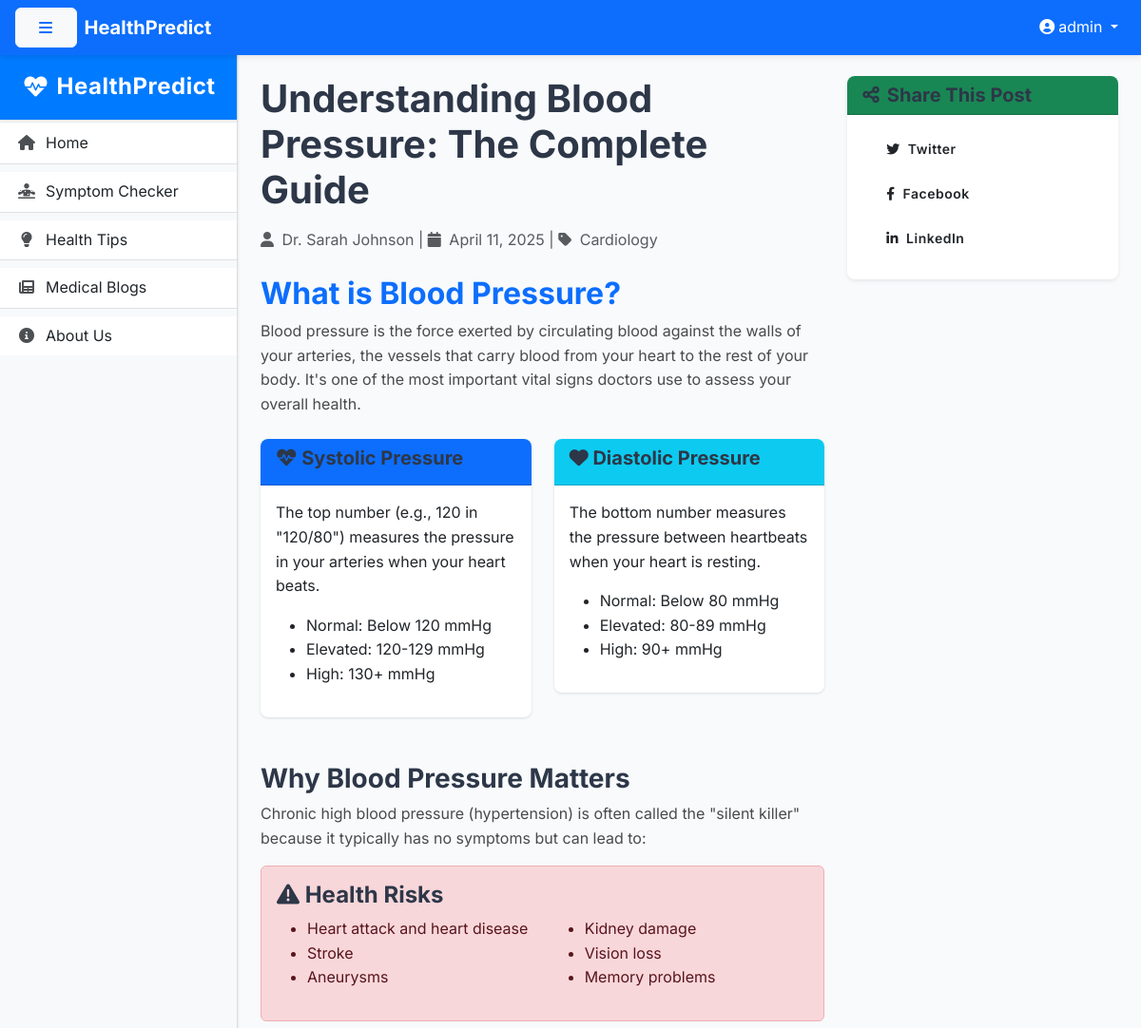
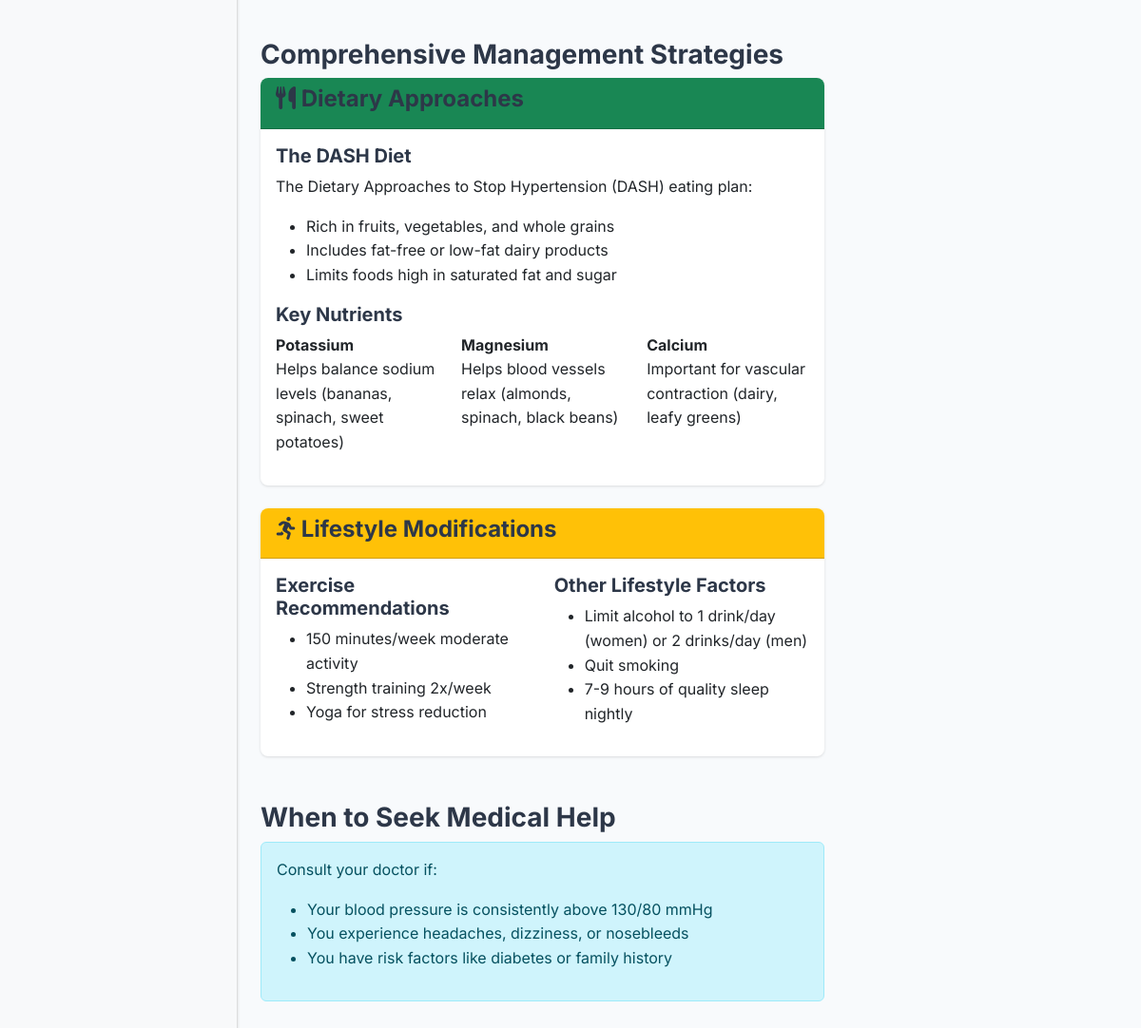
The app's page /blog/understanding-blood-pressure (signed in) with its own data (2 pictures, top to bottom).
### app.py (models this page shows)
class BlogPost(db.Model):
    id = db.Column(db.Integer, primary_key=True)
    title = db.Column(db.String(200), nullable=False)
    content = db.Column(db.Text, nullable=False)
    author = db.Column(db.String(100), nullable=False)
    category = db.Column(db.String(50), nullable=False)
    created_at = db.Column(db.DateTime, default=datetime.utcnow)
    image_url = db.Column(db.String(200))
    slug = db.Column(db.String(300), unique=True)
    excerpt = db.Column(db.String(300))

### app.py (the view)
@app.route('/blog/<string:slug>')
def blog_detail(slug):
    blog = BlogPost.query.filter_by(slug=slug).first_or_404()
    related_blogs = BlogPost.query.filter(
        BlogPost.category == blog.category,
        BlogPost.id != blog.id
    ).order_by(db.func.random()).limit(3).all()
    return render_template('blog_detail.html', blog=blog, related_blogs=related_blogs)

### app.py (called while the page is built)
@app.context_processor
def inject_common_data():
    categories = db.session.query(BlogPost.category).distinct().all()
    recent_blogs = BlogPost.query.order_by(BlogPost.created_at.desc()).limit(3).all()
    return dict(
        categories=[c[0] for c in categories],
        recent_blogs=recent_blogs,
        current_year=datetime.now().year
    )

### templates/blog_detail.html (shortened to what this page needs)
{% extends "base.html" %}
{% block content %}
<div class="row">
    <div class="col-lg-8">
        <article class="blog-post">
            <h1 class="mb-3">{{ blog.title }}</h1>
            <div class="mb-4 text-muted">
                <i class="fas fa-user me-1"></i> {{ blog.author }} |
                <i class="fas fa-calendar me-1"></i> {{ blog.created_at.strftime('%B %d, %Y') }} |
                <i class="fas fa-tag me-1"></i> {{ blog.category }}
            </div>
            <div class="blog-content">
                {{ blog.content|safe }}
            </div>
        </article>
    </div>
    <div class="col-lg-4">
        <div class="card shadow-sm mb-4">
            <div class="card-header bg-success text-white">
                <h5 class="mb-0"><i class="fas fa-share-alt me-2"></i>Share This Post</h5>
            </div>
            <div class="card-body">
                <div class="social-share">
                    <a href="https://twitter.com/share?url={{ request.url }}&text={{ blog.title }}"
                       class="btn btn-sm btn-twitter me-2 mb-2" target="_blank">
                        <i class="fab fa-twitter me-1"></i> Twitter
                    </a>
                    <a href="https://www.facebook.com/sharer/sharer.php?u={{ request.url }}"
                       class="btn btn-sm btn-facebook me-2 mb-2" target="_blank">
                        <i class="fab fa-facebook-f me-1"></i> Facebook
                    </a>
                    <a href="https://www.linkedin.com/shareArticle?mini=true&url={{ request.url }}&title={{ blog.title }}"
                       class="btn btn-sm btn-linkedin mb-2" target="_blank">
                        <i class="fab fa-linkedin-in me-1"></i> LinkedIn
                    </a>
                </div>
            </div>
        </div>
    </div>
</div>
{% endblock %}

### static/css/style.css (style rules this page uses)
:root { --primary: #4e73df; --primary-hover: #3a5ec0; --success: #1cc88a; --info: #36b9cc; --warning: #f6c23e; --danger: #e74a3b; --light: #f8f9fa; --dark: #5a5c69; --transition: all 0.3s cubic-bezier(0.25, 0.8, 0.25, 1); --shadow-sm: 0 1px 3px rgba(0,0,0,0.12); --shadow-md: 0 4px 6px rgba(0,0,0,0.1); --shadow-lg: 0 10px 20px rgba(0,0,0,0.1); }
body { font-family: 'Nunito', -apple-system, BlinkMacSystemFont, sans-serif; line-height: 1.6; color: #4a4a4a; }
.card { border: none; border-radius: 0.5rem; overflow: hidden; transition: var(--transition); box-shadow: var(--shadow-sm); background-color: white; }
h1, h2, h3, h4, h5 { font-weight: 700; color: #2d3748; }
.btn { font-weight: 600; padding: 0.5rem 1.5rem; border-radius: 0.375rem; transition: var(--transition); letter-spacing: 0.5px; }
.card, .feature-card { animation: fadeIn 0.5s ease-out forwards; }

### templates/base.html (style rules this page uses)
body { font-family: 'Inter', sans-serif; background: #f8f9fa; margin: 0; }

### records on screen
BlogPost: title "Understanding Blood Pressure: The Complete Guide", author "Dr. Sarah Johnson", created_at "April 11, 2025", category "Cardiology", content "What is Blood Pressure? Blood pressure is the force exerted by circulating blood against the walls of your arteries, the vessels that carry blood from your heart to the rest of your body. It's one of the most important vital signs doctors use to assess your overall health. Systolic Pressure The top number (e.g., 120 in \"120/80\") measures the pressure in your arteries when your heart beats. Normal: Below 120 mmHg Elevated: 120-129 mmHg High: 130+ mmHg Diastolic Pressure The bottom number measures the pressure between heartbeats when your heart is resting. Normal: Below 80 mmHg Elevated: 80-89 mmHg High: 90+ mmHg Why Blood Pressure Matters Chronic high blood pressure (hypertension) is often…"

### other values on screen
{{ session['username'] }} "admin"
